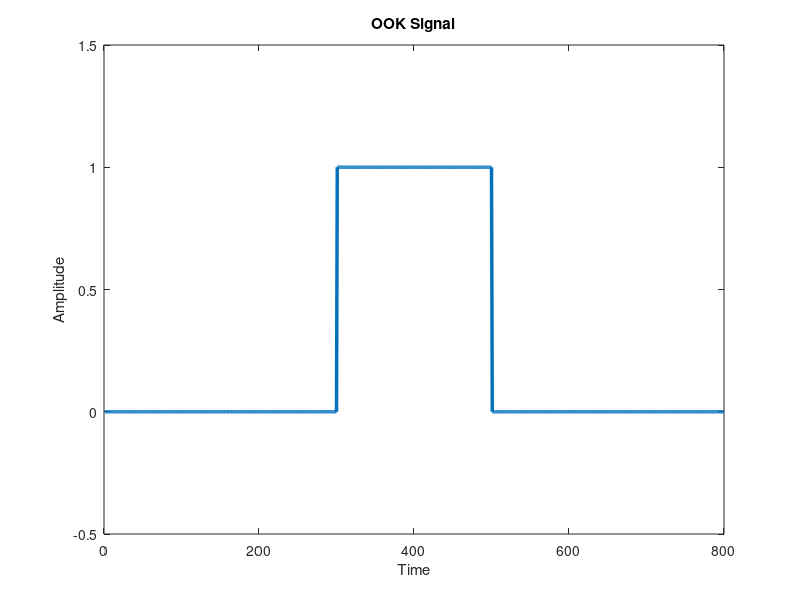
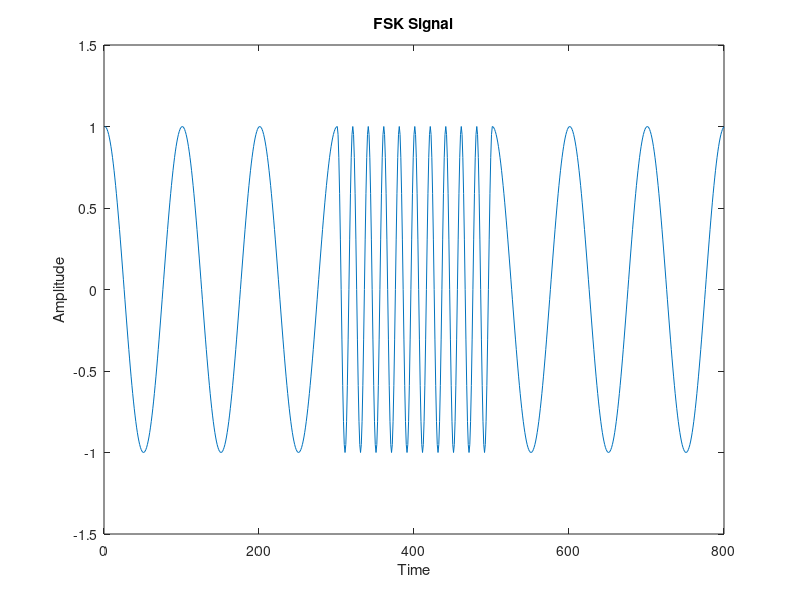

These charts were generated, in order, by the following MATLAB code: (Note: this script raises an error after producing the figures.)
% On-Off signaling
f = 1; 
T = 1; 
Fs = 100; 
t = 0:1/Fs:T-1/Fs; 

%Source signal
bits = [0 0 0 1 1 0 0 0];


digit = []
signal = []

for bit = bits
    
    if bit == 0
        signal = [signal zeros(1,length(t))];
    else
        signal = [signal ones(1,length(t))];
    end
    digit = [digit signal];
end

figure;
plot(signal, 'LineWidth',2.5);
axis([0 800 -0.5 1.5]);
title('OOK Signal');
xlabel('Time');
ylabel('Amplitude');

% FSK signal
signal = [];
f1 = 1;
f2 = 5;
% Generate the FSK signal
for bit = bits
    if bit == 0
        signal = [signal cos(2*pi*f1*t)];
    else
        signal = [signal cos(2*pi*f2*t)];
    end
end

% Plot the signal
figure;
plot(signal);
axis([0 800 -1.5 1.5]);
title('FSK Signal');
xlabel('Time');
ylabel('Amplitude');



    prompt = "choose your method , 1 (normal), 2(FFT) ,3 (PLL), 4 (Hilbert), 5 (Goertzel)? ";
    userInput = input(prompt)
    

if(userInput == 1) 
    %FSK coherent detection
received_signal = signal_noisy; % your received FSK signal here

demodulated_signal = [];

% Demodulate the FSK signal
for i = 1:length(t):length(received_signal)
    % Extract one bit period of the received signal
    segment = received_signal(i:i+length(t)-1);
    
    % Mixers
    mixed_signal1 = segment .* cos(2*pi*f1*t);
    mixed_signal2 = segment .* cos(2*pi*f2*t);
 
    % Low-pass filters
    filtered_signal1 = lowpass(mixed_signal1, 1/(2*T), Fs);
    filtered_signal2 = lowpass(mixed_signal2, 1/(2*T), Fs);
    
    % Make a decision based on the energy of the filtered signals
    if sum(filtered_signal1.^2) > sum(filtered_signal2.^2)
        demodulated_signal = [demodulated_signal 0];
    else
        demodulated_signal = [demodulated_signal 1];
    end
end
figure 
subplot (2,1,1)
plot (t,mixed_signal1, t, filtered_signal1)
legend ('mixed', 'filtered')
title ('Signal for 0')
subplot (2,1,2)
plot (t,mixed_signal2,t,filtered_signal2)
legend ('mixed','filtered')
title ('Signal for 1')


disp('Received bits:');
disp(demodulated_signal);

%Testing
if isequal (demodulated_signal,bits)
    disp ('AA')

else
    disp ('FF')
end

% FFT
elseif (userInput == 2)  
N = length(signal);
y = fft(signal, N);

% Compute the two-sided spectrum P2. Then compute the single-sided spectrum P1 based on P2
P2 = abs(y/N);
P1 = P2(1:N/2+1);
P1(2:end-1) = 2*P1(2:end-1);


f = Fs*(0:(N/2))/N;

% Find the peak frequencies
[~,locs] = findpeaks(P1,'MinPeakHeight',0.2); % Lower the 'MinPeakHeight'


if length(locs) < 2
    fprintf('Not enough peaks found. Try lowering the MinPeakHeight.\n');
else
    
    fprintf('Detected frequencies: %f Hz, %f Hz\n', f(locs));
end
 
    fprintf('Detected frequencies: %f Hz, %f Hz\n', f(locs));

    % Generate filters
    filter1 = cos(2*pi*f(locs(1))*t);
    filter2 = cos(2*pi*f(locs(2))*t);

    % Apply the filters
    output1 = conv(signal, filter1, 'same');
    output2 = conv(signal, filter2, 'same');

    % Make a decision based on the energy in the filter outputs
    output = abs(output1) < abs(output2);


    figure;
    plot(output);
    title('Output of Filter-based FSK Demodulator');
    xlabel('Time');
    ylabel('Amplitude');

    output(1:100:800)



received_signal = signal;

% Demodulate the FSK signal
demodulated_signal = [];
for i = 1:length(t):length(received_signal)
    % Extract one bit period of the received signal
    segment = received_signal(i:i+length(t)-1);

    % Mixers
    mixed_signal1 = segment .* cos(2*pi*f(locs(1))*t);
    mixed_signal2 = segment .* cos(2*pi*f(locs(2))*t);

    % Low-pass filters
    filtered_signal1 = lowpass(mixed_signal1, 1/(2*T), Fs);
    filtered_signal2 = lowpass(mixed_signal2, 1/(2*T), Fs);




    % Make a decision based on the energy of the filtered signals
    if sum(filtered_signal1.^2) > sum(filtered_signal2.^2)
        demodulated_signal = [demodulated_signal 0];
    else
        demodulated_signal = [demodulated_signal 1];
    end
end
    figure
    subplot (2,1,1);
    plot (filtered_signal1);
    title ('Filtered signal for 1')
    subplot(2,1,2)
    plot (filtered_signal2)
    title ('Filtered signal for 0')

  disp('Received bits:');
  disp(demodulated_signal)


    %Testing
  if isequal (demodulated_signal,bits)
    disp ('AA')

else disp ('Conditional pass')

end


 %PLL method
elseif (userInput == 3)
   
    input_signal = signal_noisy;
% Initialize PLL
phase_difference = 0; 
vco_output = zeros(length(signal), 1); 
vco_input = 0; 


mixed_signal = zeros(length(signal), 1); 
filtered_signal = zeros(length(signal), 1); 
demodulated_signal = [];
% Define parameters
Fs = 100; 
T = 1/Fs; 
L = length(signal); 
t = (0:L-1)*T; 

% Define PLL parameters
Kd = 1; 
Kv = 1; 
N = 1; 

% Initialize PLL
phase_difference = 0; 
vco_output = zeros(length(signal), 1);
vco_input = 0; 
tol = .02;

% Loop through each sample
mixed_signal = zeros(length(signal), 1); 
filtered_signal = zeros(length(signal), 1); 
demodulated_signal = [];

%PLL loop
for i = 3:length(signal)-1
    % Phase detector
    phase_difference = input_signal(i) - vco_output(i);

    % Low-pass filter
    vco_input = Kd * phase_difference;

    % VCO
    if i < L
        vco_output(i+1) = sin(Kv * vco_input);
        mixed_signal(i) = input_signal(i) .* vco_output(i+1);
        filtered_signal(i) = lowpass(mixed_signal(i), 1/(2*T), Fs);
    end
end

vco_output = 2*vco_output;
% Plot input signal and Filtered signal
figure;
subplot(2,1,1);
plot(input_signal);
axis([0 800 -1.5 1.5]);
title('Input Signal');
xlabel('Time (s)');
ylabel('Amplitude');

subplot(2,1,2);
plot(filtered_signal);
axis([0 800 -1.5 1.5]);
title('Filtered signal');
xlabel('Time (s)');
ylabel('Amplitude');
demodulated_signal = [];
received_signal = input_signal;
f = 1; 
T = 1; 
Fs = 100; 
t = 0:1/Fs:T-1/Fs; 
for i = 1:length(t):length(received_signal)
    segment = received_signal(i:i+length(t)-1);
    
    % Mixers
    mixed_signal1 = segment .* cos(2*pi*f1*t);
    mixed_signal2 = segment .* cos(2*pi*f2*t);
 
    % Low-pass filters
    filtered_signal1 = lowpass(mixed_signal1, 1/(2*T), Fs);
    filtered_signal2 = lowpass(mixed_signal2, 1/(2*T), Fs);
    
    % Make a decision based on the energy of the filtered signals
    if sum(filtered_signal1.^2) > sum(filtered_signal2.^2)
        demodulated_signal = [demodulated_signal 0];
    else
        demodulated_signal = [demodulated_signal 1];
    end
end
disp('Received bits:');
disp(demodulated_signal);

  %Testing
if isequal (demodulated_signal,bits)
    disp ('AA')

else disp ('FF')
end

% Hilbert Transform
elseif (userInput == 4)
hilbert_transform = hilbert(signal);

% Instantaneous Phase
inst_phase = unwrap(angle(hilbert_transform));

% Instantaneous Frequency
inst_freq = diff(inst_phase)/(2*pi*(t(2)-t(1)));
% Compute histogram
[counts, edges] = histcounts(inst_freq);

% Find the two most common frequencies, which should correspond to f1 and f2
[freqs_val, freqs_edges] = histcounts(inst_freq);
[~, sorted_freqs_indices] = sort(freqs_val, 'descend');

%The Extracted freqs
f1_est = freqs_edges(sorted_freqs_indices(1))
f2_est = freqs_edges(sorted_freqs_indices(2))*10

% Plot the Instantaneous Frequency
figure;
plot( inst_freq);
title('Instantaneous Frequency using Hilbert Transform');
xlabel('Time');
ylabel('Frequency');

demodulated_signal = [];

for i = 1:length(t):length(signal)
    % Extract one bit period of the received signal
    segment = signal(i:i+length(t)-1);
    
    % Mixers
    mixed_signal1 = segment .* cos(2*pi*f1_est*t);
    mixed_signal2 = segment .* cos(2*pi*f2_est*t);
 
    % Low-pass filters
    filtered_signal1 = lowpass(mixed_signal1, 1/(2*T), Fs);
    filtered_signal2 = lowpass(mixed_signal2, 1/(2*T), Fs);
    
    % Make a decision based on the energy of the filtered signals
    if sum(filtered_signal1.^2) > sum(filtered_signal2.^2)
        demodulated_signal = [demodulated_signal 0];
    else
        demodulated_signal = [demodulated_signal 1];
    end
end
disp('Received bits:');
disp (demodulated_signal)

  %Testing
if isequal (output_bits,bits)
    disp ('AA')

else disp ('Conditional pass')

end

% Goertzel Algorithm
elseif (userInput == 5)
N = length(t);
k1 = 0.5 + f1 * N / Fs;
k2 = 0.5 + f2 * N / Fs;
coeff1 = 2*cos(2*pi*k1/N);
coeff2 = 2*cos(2*pi*k2/N);

% BFSK Demodulation
received_bits = [];
for i = 1:length(bits)
    s_prev1 = 0;
    s_prev2 = 0;
    s_prev3 = 0;
    s_prev4 = 0;
    for j = 1:N
        s = signal((i-1)*N+j) + coeff1 * s_prev1 - s_prev2;
        s_prev2 = s_prev1;
        s_prev1 = s;
        s = signal((i-1)*N+j) + coeff2 * s_prev3 - s_prev4;
        s_prev4 = s_prev3;
        s_prev3 = s;
    end
    power1 = s_prev2*s_prev2 + s_prev1*s_prev1 - coeff1*s_prev1*s_prev2;
    power2 = s_prev4*s_prev4 + s_prev3*s_prev3 - coeff2*s_prev3*s_prev4;
    if power1 > power2
        received_bits = [received_bits 0];
    else
        received_bits = [received_bits 1];
    end
end
figure;
plot(power1_values, 'r');
hold on;
plot(power2_values, 'b');
title('Power Spectrum');
xlabel('Bit Index');
ylabel('Power');
legend('Power at 0', 'Power at 1');

disp('Received bits:');
disp(received_bits);

  %Testing
if isequal (output_bits,bits)
    disp ('AA')

else disp ('FF')

end


% Showing noise effects (FFT)
elseif (userInput == 10)  
N = length(signal_noisy);
y = fft(signal_noisy, N);

% Compute the two-sided spectrum P2. Then compute the single-sided spectrum P1 based on P2
P2 = abs(y/N);
P1 = P2(1:N/2+1);
P1(2:end-1) = 2*P1(2:end-1);


f = Fs*(0:(N/2))/N;

% Find the peak frequencies
[~,locs] = findpeaks(P1,'MinPeakHeight',0.2); % Lower the 'MinPeakHeight'


if length(locs) < 2
    fprintf('Not enough peaks found. Try lowering the MinPeakHeight.\n');
else
    
    fprintf('Detected frequencies: %f Hz, %f Hz\n', f(locs));
end
 
    fprintf('Detected frequencies: %f Hz, %f Hz\n', f(locs));

    % Generate filters
    filter1 = cos(2*pi*f(locs(1))*t);
    filter2 = cos(2*pi*f(locs(2))*t);

    % Apply the filters
    output1 = conv(signal_noisy, filter1, 'same');
    output2 = conv(signal_noisy, filter2, 'same');

    % Make a decision based on the energy in the filter outputs
    output = abs(output1) < abs(output2);


    figure;
    plot(output);
    title('Output');
    xlabel('Time');
    ylabel('Amplitude');

    output(1:100:800)
     
    % Reshape each row represents one bit
    output_matrix = reshape(output, [length(t), length(bits)]);
    mean_output = mean(output_matrix, 1);
    output_bits = mean_output > 0.5;

  %Testing
if isequal (output_bits,bits)
    disp ('AA')

else disp ('Conditional pass')

end


else disp ('input a number from 1--3')
end
